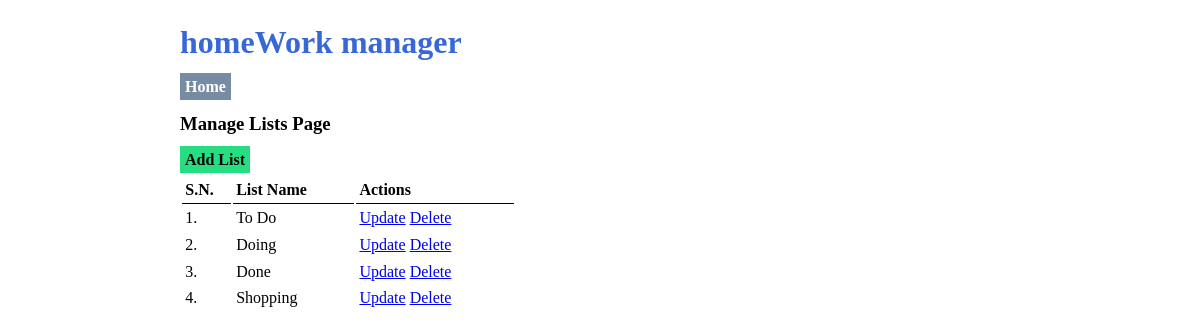
The page /manage-list.php on the database its author committed.
### tables this page shows
CREATE TABLE `tbl_list` (
  `list_id` int(10) UNSIGNED NOT NULL,
  `list_name` varchar(50) NOT NULL,
  `list_description` varchar(150) DEFAULT NULL
);

### manage-list.php (the view, shortened to what this page needs)
<html>
    <head>
        <link rel="stylesheet" href="<?php echo SITEURL; ?>css/style.css" />
    </head>
    <body>
        <div class="wrapper">
        <h1>homeWork manager</h1>
        <a class="btn-secondary" href="<?php echo SITEURL; ?>">Home</a>
        <h3>Manage Lists Page</h3>
        <div class="all-lists">
            <a class="btn-primary" href="<?php echo SITEURL; ?>add-list.php">Add List</a>
            <table class="tbl-half">
                <tr>
                    <th>S.N.</th>
                    <th>List Name</th>
                    <th>Actions</th>
                </tr>
                <?php
                    $conn = mysqli_connect(LOCALHOST, DB_USERNAME, DB_PASSWORD) or die(mysqli_error());
                    $sql = "SELECT * FROM tbl_list";
                    $res = mysqli_query($conn, $sql);
                    if($res==true)
                    {
                        $count_rows = mysqli_num_rows($res);
                        $sn = 1;
                        if($count_rows>0)
                        {
                            while($row=mysqli_fetch_assoc($res))
                            {
                                $list_id = $row['list_id'];
                                $list_name = $row['list_name'];
                                ?>
                                <tr>
                                    <td><?php echo $sn++; ?>. </td>
                                    <td><?php echo $list_name; ?></td>
                                    <td>
                                        <a href="<?php echo SITEURL; ?>update-list.php?list_id=<?php echo $list_id; ?>">Update</a>
                                        <a href="<?php echo SITEURL; ?>delete-list.php?list_id=<?php echo $list_id; ?>">Delete</a>
                                    </td>
                                </tr>
                                <?php
                            }
                        }
                        else
                        {
                            ?>
                            <tr>
                                <td colspan="3">No List Added Yet.</td>
                            </tr>
                            <?php
                        }
                    }
                ?>
            </table>
        </div>
        </div>
    </body>
</html>

### css/style.css (style rules this page uses)
* { margin: 0; padding: 0; font-family: verdana; }
.wrapper { width: 70%; margin: 0 auto; padding: 2%; }
h1 { color: #3867d6; margin-bottom: 2%; }
h3 { margin: 2% 0; }
.btn-primary { background-color: #26de81; padding: 5px; font-weight: bold; text-decoration: none; color: black; }
.btn-secondary { background-color: #778ca3; padding: 5px; font-weight: bold; text-decoration: none; color: white; }
table tr th { text-align: left; border-bottom: 1px solid black; padding: 1%; padding-top: 3%; }
table tr td { padding: 1%; }
.tbl-half { width: 40%; }

### rows shown on the page
tbl_list: list_name "To Do"
tbl_list: list_name "Doing"
tbl_list: list_name "Done"
tbl_list: list_name "Shopping"
